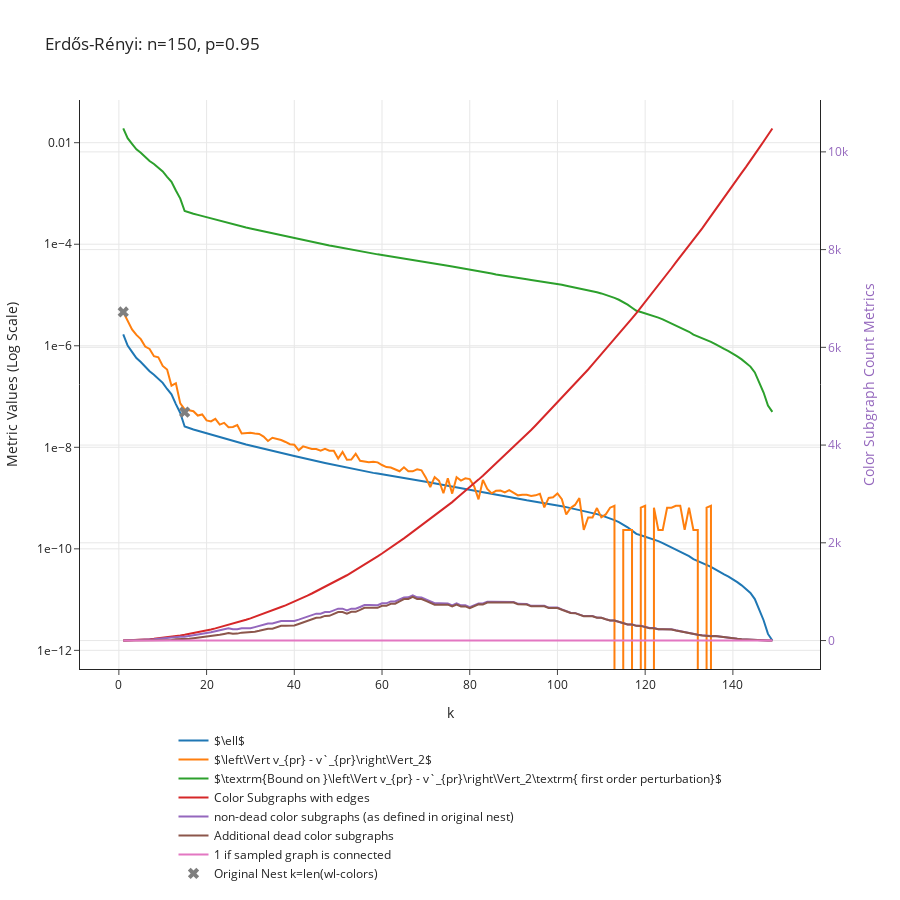

This figure's notebook cell:
### Code cell
p = 0.95
n = 150
G = nx.erdos_renyi_graph(n, p)
data_dict = get_convergence_data_of_nest(G, min_cluster_size = 1, max_k = 150)
plot_convergence_data(data_dict, f"Erdős-Rényi: n={n}, p={p}")

### Figure 1 — Plotly figure (JSON) as saved in the notebook; plotly's stock layout.template omitted (floating-point values rounded to 4 significant figures; data arrays with more than 128 entries replaced by an {"elided": "..."} marker saying what was removed)
{"data": [{"mode": "lines", "name": "$\\ell$", "type": "scatter", "x": {"elided": "149 int values"}, "y": {"elided": "149 float values"}}, {"mode": "lines", "name": "$\\left\\Vert v_{pr} - v`_{pr}\\right\\Vert_2$", "type": "scatter", "x": {"elided": "149 int values"}, "y": {"elided": "149 float values"}}, {"mode": "lines", "name": "$\\textrm{Bound on }\\left\\Vert v_{pr} - v`_{pr}\\right\\Vert_2\\textrm{ first order perturbation}$", "type": "scatter", "x": {"elided": "149 int values"}, "y": {"elided": "149 float values"}}, {"mode": "lines", "name": "Color Subgraphs with edges", "type": "scatter", "x": {"elided": "149 int values"}, "y": {"elided": "149 int values"}, "yaxis": "y2"}, {"mode": "lines", "name": "non-dead color subgraphs (as defined in original nest)", "type": "scatter", "x": {"elided": "149 int values"}, "y": {"elided": "149 int values"}, "yaxis": "y2"}, {"mode": "lines", "name": "Additional dead color subgraphs", "type": "scatter", "x": {"elided": "149 int values"}, "y": {"elided": "149 int values"}, "yaxis": "y2"}, {"mode": "lines", "name": "1 if sampled graph is connected", "type": "scatter", "x": {"elided": "149 int values"}, "y": {"elided": "149 int values"}, "yaxis": "y2"}, {"marker": {"size": 10, "symbol": "x"}, "mode": "markers", "name": "Original Nest k=len(wl-colors)", "type": "scatter", "x": [1, 15, 149, 150], "y": [4.634e-06, 4.919e-08, 0, 0]}], "layout": {"height": 900, "hovermode": "closest", "legend": {"orientation": "h", "x": 0.5, "xanchor": "center", "y": -0.1, "yanchor": "top"}, "title": {"text": "Erdős-Rényi: n=150, p=0.95"}, "xaxis": {"title": {"text": "k"}}, "yaxis": {"exponentformat": "e", "title": {"text": "Metric Values (Log Scale)"}, "type": "log"}, "yaxis2": {"overlaying": "y", "side": "right", "tickfont": {"color": "rgba(148, 103, 189, 1)"}, "title": {"font": {"color": "rgba(148, 103, 189, 1)"}, "text": "Color Subgraph Count Metrics"}, "type": "linear"}}}
